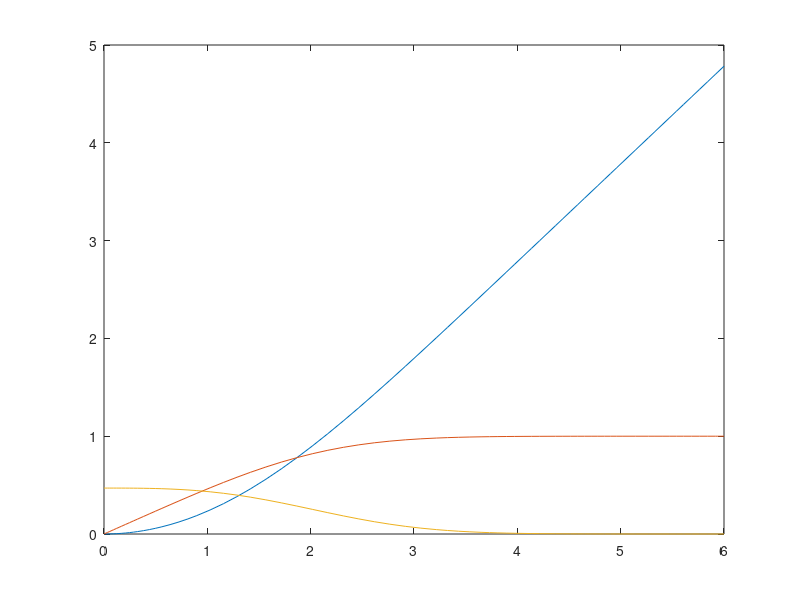
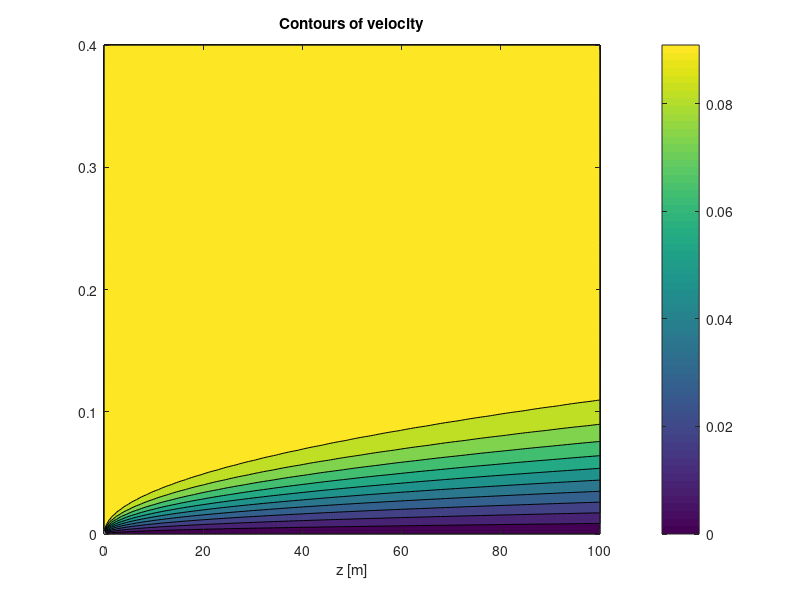

These figures' MATLAB source, in order:

f0 = [0; 0; 0.4696];

etaL = 6;

[eta, f] = ode45(@(t, y) [y(2);y(3);-y(1)*y(3)], [0, etaL], f0);

plot(eta,f)

%% iii

Uinfty = 0.1;
nu = 1e-6;

x = linspace(0,100, 200);
z = linspace(0,0.4);
[X, Z] = meshgrid(x,z);

Eta = Z .* sqrt(Uinfty ./ (2* nu * X));
Eta(Eta > etaL) = etaL;
u = interp1(eta, Uinfty * f(:,2), Eta);

figure
contourf(X, Z, u);
xlabel('x [m]');
xlabel('z [m]');
title('Contours of velocity')
colorbar